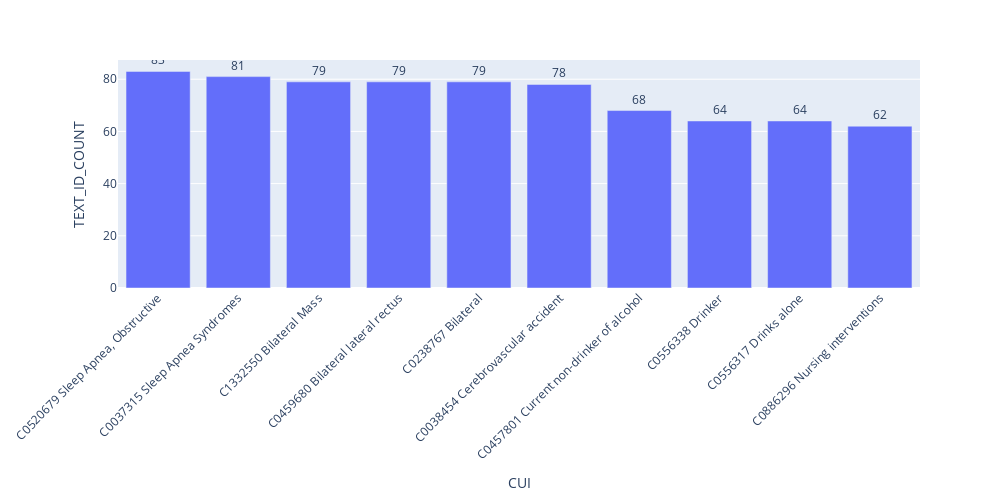

The notebook cell this image was saved under:
### Code cell
import plotly.express as px
fig = px.bar(df_top_cn_new.iloc[0:10], y='TEXT_ID_COUNT', x='CUI', text='TEXT_ID_COUNT', hover_data=['Canonical_Name'], width=1000, height=500, labels='Canonical_Name')
fig.update_traces(texttemplate='%{text:.2s}', textposition='outside')
fig.update_layout(uniformtext_minsize=8, uniformtext_mode='hide',xaxis_tickangle=-45)
fig.show()
fig.write_html(path_output+"plot1.html")

### Figure 1 — Plotly figure (JSON) as saved in the notebook; plotly's stock layout.template omitted (floating-point values rounded to 4 significant figures)
{"data": [{"alignmentgroup": "True", "customdata": [["Sleep Apnea, Obstructive"], ["Sleep Apnea Syndromes"], ["Bilateral Mass"], ["Bilateral lateral rectus"], ["Bilateral"], ["Cerebrovascular accident"], ["Current non-drinker of alcohol"], ["Drinker"], ["Drinks alone"], ["Nursing interventions"]], "hovertemplate": "CUI=%{x}<br>TEXT_ID_COUNT=%{text}<br>Canonical_Name=%{customdata[0]}<extra></extra>", "legendgroup": "", "marker": {"color": "#636efa"}, "name": "", "offsetgroup": "", "orientation": "v", "showlegend": false, "text": [83, 81, 79, 79, 79, 78, 68, 64, 64, 62], "textposition": "outside", "texttemplate": "%{text:.2s}", "type": "bar", "x": ["C0520679\nSleep Apnea, Obstructive", "C0037315\nSleep Apnea Syndromes", "C1332550\nBilateral Mass", "C0459680\nBilateral lateral rectus", "C0238767\nBilateral", "C0038454\nCerebrovascular accident", "C0457801\nCurrent non-drinker of alcohol", "C0556338\nDrinker", "C0556317\nDrinks alone", "C0886296\nNursing interventions"], "xaxis": "x", "y": [83, 81, 79, 79, 79, 78, 68, 64, 64, 62], "yaxis": "y"}], "layout": {"barmode": "relative", "height": 500, "legend": {"tracegroupgap": 0}, "margin": {"t": 60}, "uniformtext": {"minsize": 8, "mode": "hide"}, "width": 1000, "xaxis": {"anchor": "y", "domain": [0, 1], "tickangle": -45, "title": {"text": "CUI"}}, "yaxis": {"anchor": "x", "domain": [0, 1], "title": {"text": "TEXT_ID_COUNT"}}}}
